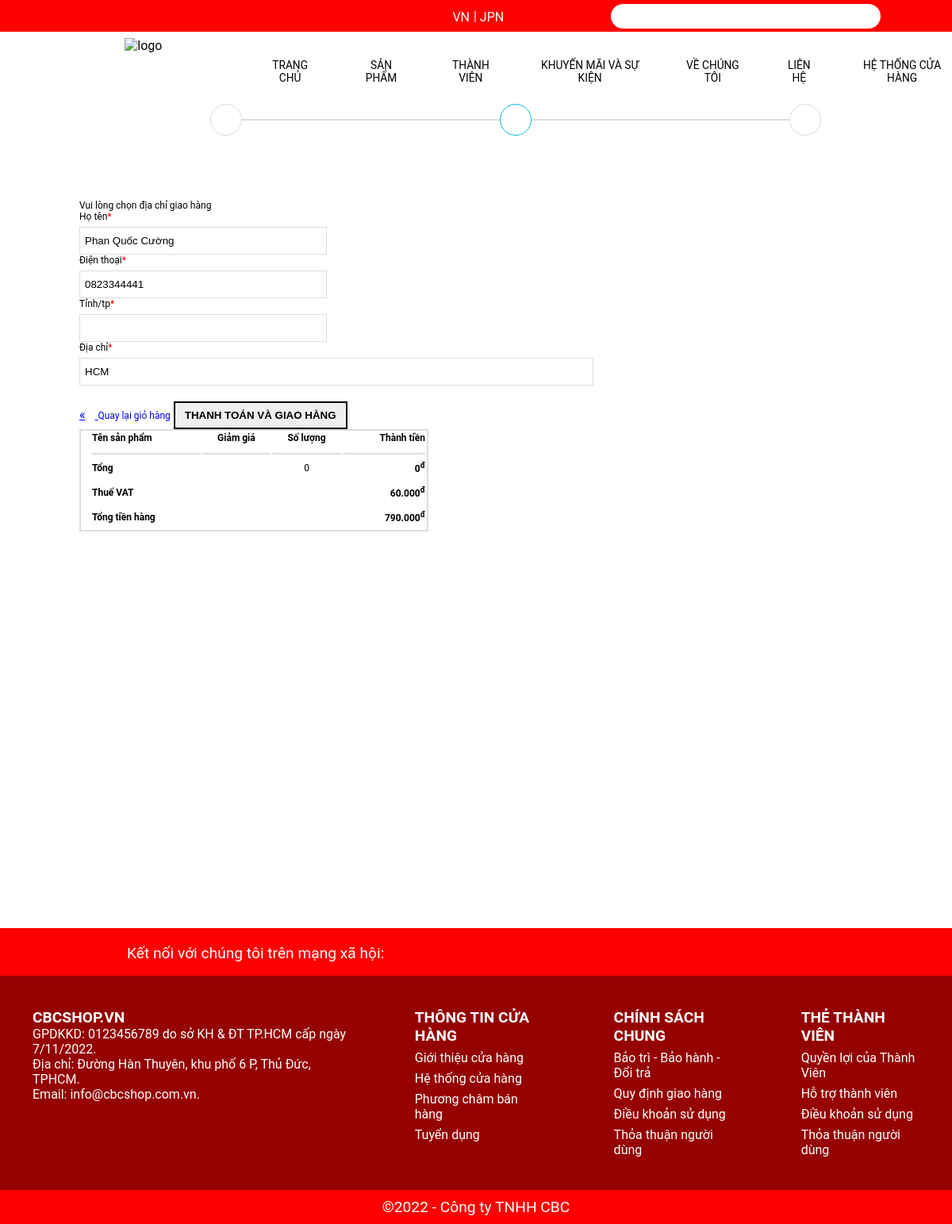
Page /delivery/ (signed in) on the committed database.
### my_app/models.py (models this page shows, shortened)
class UserProfile(models.Model):
    user = models.OneToOneField(User, on_delete=models.CASCADE)
    firstname = models.TextField(blank=True)
    lastname = models.TextField(blank=True)
    address = models.TextField(blank=True)
    phone = models.CharField(max_length=10, null=True, blank=True, validators=[validators.RegexValidator(r'^[0-9]*$', 'Phone number must be numeric')])
    birth_date = models.DateField(null=True, blank=True)
    profile_picture = models.ImageField(upload_to='profile_pictures/', null=True, blank=True)

class Order(models.Model):
    customer = models.ForeignKey(User, on_delete=models.SET_NULL,blank=True,null=True)
    date_order = models.DateTimeField(auto_now_add=True)
    complete = models.BooleanField(default = False,null=True,blank=False)
    transaction_id = models.CharField(max_length=200,null=True)
    @property
    def get_cart_item(self):
        orderitems = self.orderitem_set.all()
        total = sum([item.quantity for item in orderitems])
        return total
    @property
    def get_cart_total(self):
        orderitems = self.orderitem_set.all()
        total = sum([item.get_total for item in orderitems])
        return total

### my_app/views.py (the view)
# urls.py: path('delivery/',views.delivery, name='delivery'),
def delivery(request):
    context = get_common_context(request)
    return render(request, 'html/delivery.html', context)

### my_app/views.py (called while the page is built, shortened)
def get_common_context(request):
    context = {}
    if request.user.is_authenticated:
        user_profile = UserProfile.objects.get(user=request.user)
        customer = request.user
        order, created = Order.objects.get_or_create(customer=customer, complete=False)
        items = order.orderitem_set.all()
        cartItems = order.get_cart_item
        user_login = "hidden"
        user_logout = "show"
        user_staff = "show" if request.user.is_staff else "hidden"
        context.update({
            'user_profile': user_profile,
            'items': items,
            'order': order,
            'cartItems': cartItems,
            'user_login': user_login,
            'user_logout': user_logout,
            'user_staff': user_staff,
            'customer': customer,
        })
    context['categories'] = Category.objects.filter(is_sub=False)
    return context

### my_app/templates/html/delivery.html (shortened to what this page needs)
{% extends 'html/base.html' %} {% load static %} {% block delivery_content %}
<head>
  <link rel="stylesheet" href="{% static 'assets/delivery.css' %}" />
</head>
<section class="delivery-cart">
  <div class="container">
    <div class="delivery-top-wrap">
      <div class="delivery-top">
        <div class="delivery-top-delivery delivery-top-item">
          <i class="fas fa-shopping-cart"></i>
        </div>
        <div class="delivery-top-adress delivery-top-item">
          <i class="fas fa-map-marker-alt"></i>
        </div>
        <div class="delivery-top-payment delivery-top-item">
          <i class="fas fa-money-check-alt"></i>
        </div>
      </div>
    </div>
  </div>
  <div class="container">
    <div class="delivery-content row">
      <div class="delivery-content-left">
        <form id="deliveryForm" action="{% url 'checkout' %}" method="POST">
          <p>Vui lòng chọn địa chỉ giao hàng</p>
          <div class="delivery-content-left-input-top row">
            <div class="delivery-content-left-input-top-item">
              <label for="name">Họ tên<span style="color: red">*</span></label>
              <input
                type="text"
                name="name"
                id="name"
                value="{{user_profile.lastname}} {{user_profile.firstname}}"
              />
            </div>
            <div class="delivery-content-left-input-top-item">
              <label for="mobile"
                >Điện thoại<span style="color: red">*</span></label
              >
              <input
                type="text"
                name="mobile"
                id="mobile"
                value="{{user_profile.phone}}"
              />
            </div>
            <div class="delivery-content-left-input-top-item">
              <label for="city">Tỉnh/tp<span style="color: red">*</span></label>
              <input type="text" name="city" id="city" />
            </div>
          </div>
          <div class="delivery-content-left-input-bottom">
            <label for="address"
              >Địa chỉ<span style="color: red">*</span></label
            >
            <input
              type="text"
              name="address"
              id="address"
              value="{{user_profile.address}}"
            />
          </div>
          <div class="delivery-content-left-button row">
            <a href="javascript:history.back()"
              ><span>&#171;</span>
              <p>Quay lại giỏ hàng</p></a
            >
            <button type="submit" style="font-weight: bold">
              THANH TOÁN VÀ GIAO HÀNG
            </button>
          </div>
        </form>
      </div>
      <div class="delivery-content-right">
        <table>
          <tr>
            <th>Tên sản phẩm</th>
            <th>Giảm giá</th>
            <th>Số lượng</th>
            <th>Thành tiền</th>
          </tr>
          <tr>
            <td style="font-weight: bold" colspan="2">Tổng</td>
            <td>{{order.get_cart_item}}</td>
            <td style="font-weight: bold">
              <p>{{order.get_cart_total}}<sup>đ</sup></p>
            </td>
          </tr>
          <tr>
            <td style="font-weight: bold" colspan="3">Thuế VAT</td>
            <td style="font-weight: bold">
              <p>60.000<sup>đ</sup></p>
            </td>
          </tr>
          <tr>
            <td style="font-weight: bold" colspan="3">Tổng tiền hàng</td>
            <td style="font-weight: bold">
              <p>790.000<sup>đ</sup></p>
            </td>
          </tr>
        </table>
      </div>
    </div>
  </div>
</section>
{% endblock delivery_content %}

### my_app/static/assets/style.css (style rules this page uses)
* { margin: 0; padding: 0; box-sizing: border-box; }
body { font-family: roboto; }
a { text-decoration: non; }

### my_app/static/assets/delivery.css (style rules this page uses)
.delivery-cart { padding: 100px 0; margin-left:100px; }
.delivery-top-wrap { display: flex; justify-content: center; }
.delivery-top { height: 2px; width:70% ; background-color: #dddddd; display: flex; justify-content: space-between; align-items: center; margin: 50px 0 100px; }
.delivery-top-item { width: 40px; height: 40px; border-radius: 50px; border: 1px solid #dddddd; display: flex; align-items: center; justify-content: center; background: #ffffff; }
.delivery-top-item i { color: #dddddd; }
.delivery-top-adress { border: 1px solid #0db7e0; }
.delivery-top-adress i { color:#0db7e0; }
.delivery-content-left { width: 60%; padding-right: 12px; }
.delivery-content-left p { font-family: var(--main-text-font); font-size: 12px; }
.delivery-content-left label { font-family: var(--main-text-font); font-size: 12px; margin-bottom: 6px; display: block; }
.delivery-content-left-input-top { justify-content: space-between; }
.delivery-content-left-input-top-item { width: calc(50% - 12px); }
.delivery-content-left-input-top-item input { width: 100%; height: 35px; border: 1px solid #dddddd; padding-left: 6px; }
.delivery-content-left-input-bottom input { width: 100%; height: 35px; border: 1px solid #dddddd; padding-left: 6px; }
.delivery-content-left-button p { display: inline-block; font-family: var(--main-text-font); font-size: 12px; }
.delivery-content-left-button span { margin-right: 12px; }
.delivery-content-left-button { justify-content: space-between; padding-top: 20px; }
.delivery-content-left-button button { height: 35px; border: 2px solid black; padding: 6px 12px; cursor: pointer; transition: all 0.5s ease; }
.delivery-content-right { width: 40%; padding-left: 12px; border: 2px solid #dddddd; height: auto; }
.delivery-content-right table { width: 100%; font-family: var(--main-text-font); font-size: 12px; text-align: center; }
.delivery-content-right table tr th:first-child { text-align: left; }
.delivery-content-right table tr th { padding-bottom: 12px; border-bottom: 2px solid #dddddd; }
.delivery-content-right table tr th:last-child { text-align: right; }
.delivery-content-right table tr td { padding: 6px 0; }
.delivery-content-right table tr:nth-child(4) { border-top:2px solid #dddddd; }
.delivery-content-right table tr td:last-child { text-align: right; }
.delivery-content-right table tr td:first-child { text-align: left; }

### rows in the picture
UserProfile: name "Phan Quốc Cường", mobile "0823344441", address "HCM"
Order: get_cart_item "0", get_cart_total "0"
